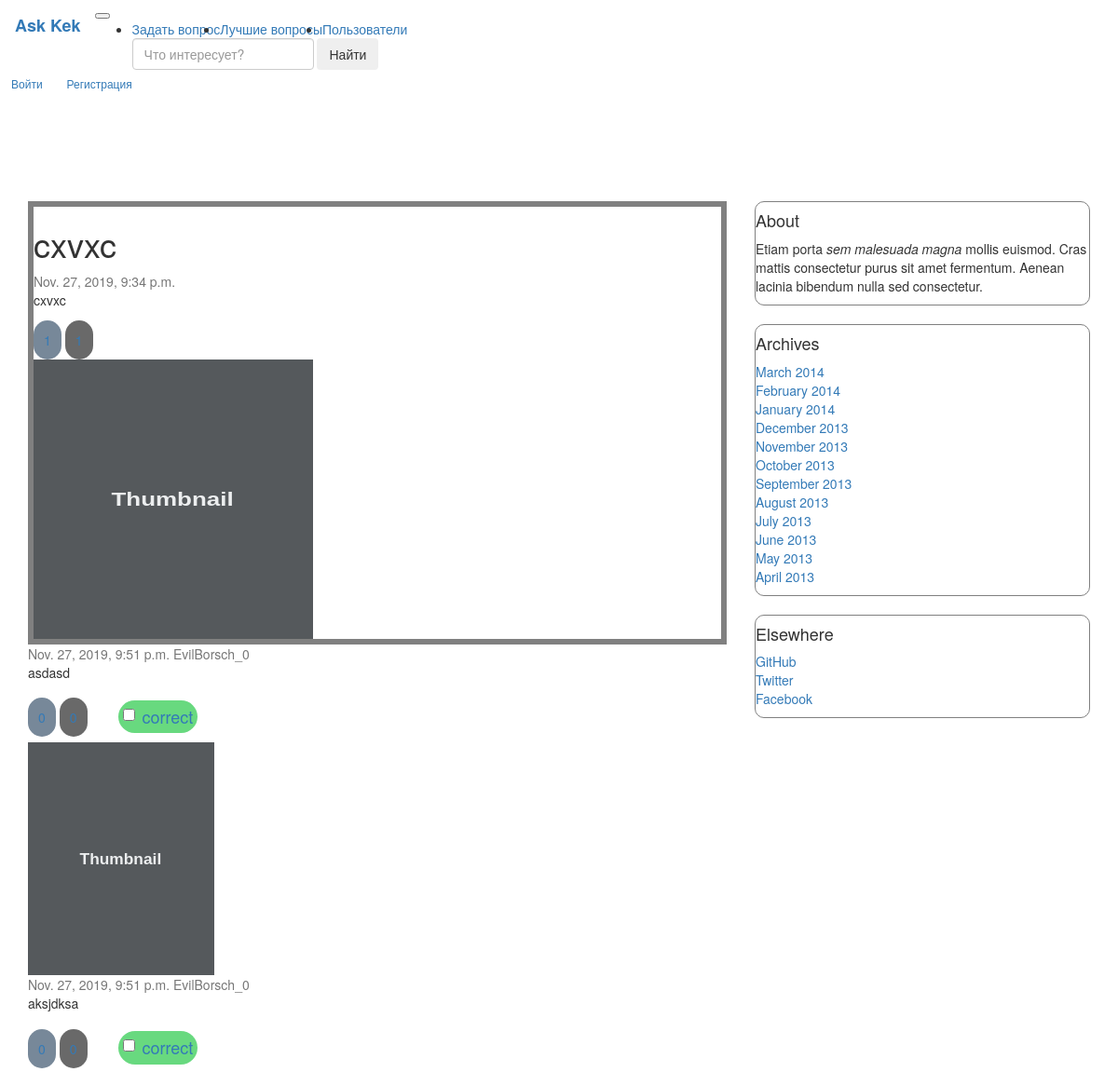
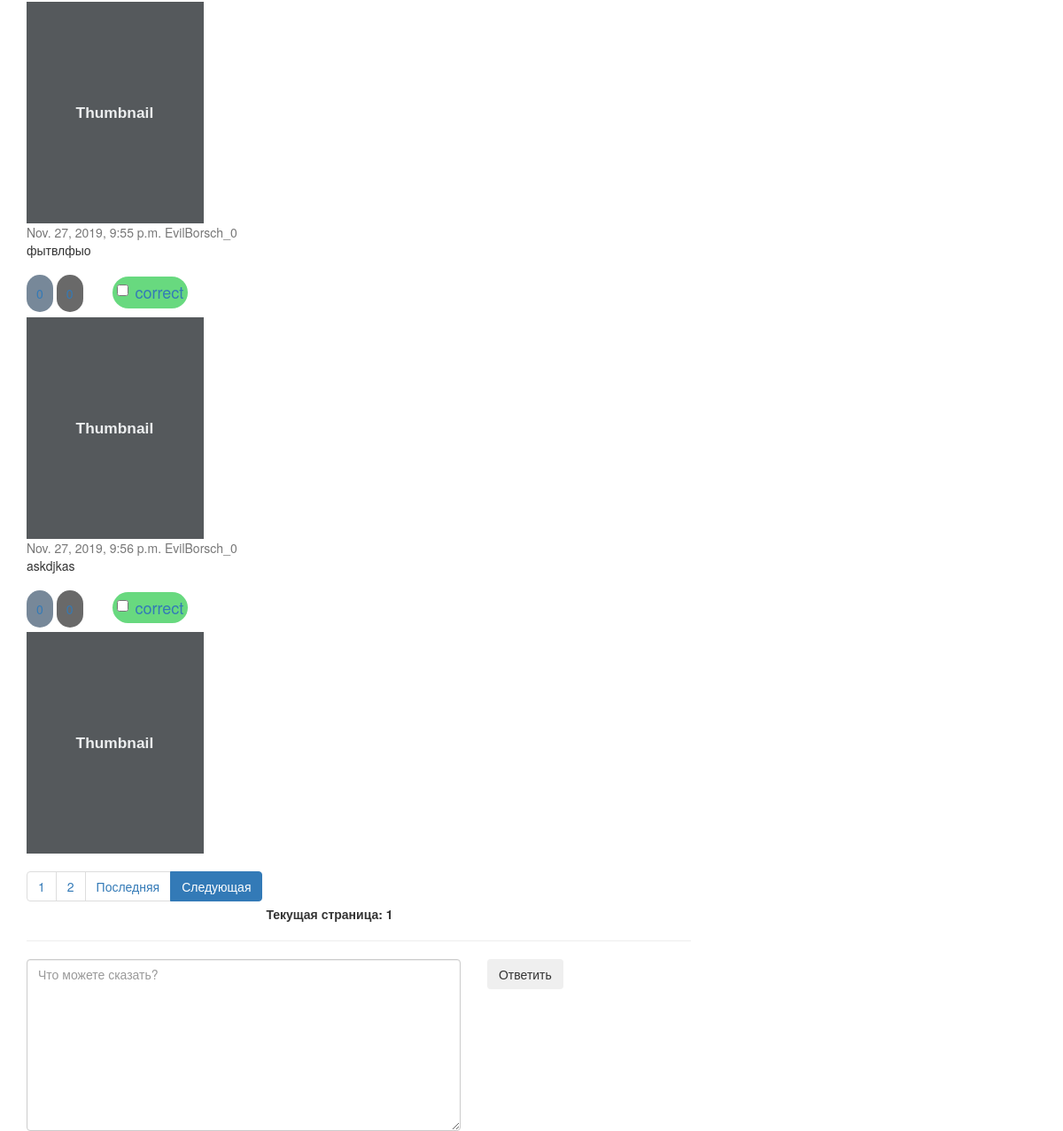
Page /question/61 on the committed database (2 pictures, top to bottom).
### question/models.py (models this page shows, shortened)
class Article(models.Model):
    title = models.CharField(max_length=255, verbose_name='Заголовок')
    text = models.TextField(verbose_name='Текст')
    date_published = models.DateTimeField(verbose_name='Дата публикации', default=datetime.now(tz=timezone.utc),
                                          db_index=True)
    is_published = models.BooleanField(verbose_name='Опубликовано', default=True, blank=True)
    author = models.ForeignKey(
        Author,
        on_delete=models.CASCADE,
    )
    like = models.ManyToManyField(UserProfile, related_name="Article_like", blank=True)
    dislike = models.ManyToManyField(UserProfile, related_name="Article_dislike", blank=True)
    tags = models.ManyToManyField(Tags, blank=True)
    objects = ArticleManager()  # model manager
    class Meta:
        verbose_name = 'Статья'
        verbose_name_plural = 'Статьи'
        index_together = [('title', 'text')]
        unique_together = [('title', 'text')]

class Answer(models.Model):
    question = models.ForeignKey(Article, on_delete=models.CASCADE)
    like = models.ManyToManyField(UserProfile, related_name="Answer_like", blank=True)
    dislike = models.ManyToManyField(UserProfile, related_name="Answer_dislike", blank=True)
    text = models.TextField(verbose_name='Текст ответа')
    date_published = models.DateTimeField(verbose_name='Дата ответа', default=datetime.now(tz=timezone.utc))
    author = models.ForeignKey(Author, on_delete=models.CASCADE)
    is_correct = models.BooleanField(default=False)
    objects = AnswerManager()
    class Meta:
        verbose_name = 'Ответ'
        verbose_name_plural = 'Ответы'

class Author(models.Model):
    name = models.CharField(max_length=255, verbose_name='Имя', unique=True)
    rating = models.IntegerField(default=0, verbose_name='Рейтинг')
    def __str__(self):
        return '{}_{}'.format(self.name, self.rating)
    class Meta:
        verbose_name = 'Автор'
        verbose_name_plural = 'Авторы'

### question/views.py (the view, shortened to what this page needs)
# urls.py: path('question/<str:m_id>', views.one_question, name="one_question_url"),
def one_question(request, m_id):
    try:
        main_quest = models.Article.objects.get(pk=m_id)
    except (models.Article.DoesNotExist, ValueError):
        return render(request, "./question/404.html")
    answers = models.Answer.objects.by_question(m_id)
    paginated_data = paginate(answers, request)
    form = AnswerForm(author=Author.objects.get(pk=1), question_id=m_id)
    rendered_data = {"questions": paginated_data, "main_question": main_quest, "form": form}
    return render(request, "./question/one_question.html", rendered_data)

### question/forms.py (shortened to what this page needs)
class AnswerForm(ModelForm):
    class Meta:
        model = Answer
        fields = ['text']
    def __init__(self, author, question_id, *args, **kwargs):
        self.author = author
        self.question = Article.objects.get(pk=question_id)
        super().__init__(*args, **kwargs)

### question/models.py (called while the page is built)
    def by_question(self, id):
        return self.filter(question=id)

### question/views.py (called while the page is built)
def paginate(objects_list, request):
    paginator = Paginator(list(objects_list), 4)
    page = request.GET.get('page')
    try:
        contacts = paginator.get_page(page)
    except PageNotAnInteger:
        contacts = paginator.page(1)
    except EmptyPage:
        contacts = paginator.page(paginator.num_pages)
    return contacts

### question/templates/question/one_question.html (shortened to what this page needs)
{% extends "question/index.html" %}
{% load static %}
{% block correct %}
    <a class="checkbox">
        <label>
            <input type="checkbox"
            <b>correct</b>
        </label>
    </a>
{% endblock %}
{% block title %}
    <link rel="stylesheet" href="{% static "question/one_question/my.css" %}">
    <div class="main_question">
        <div class="card flex-md-row mb-4 box-shadow h-md-250" id="big_question">
            <div class="card-body d-flex flex-column align-items-start">
                <h1>{{ main_question.title }} </h1>
                <div class="mb-1 text-muted">{{ main_question.date_published }}</div>
                <p class="card-text mb-auto">{{ main_question.text }}</p>
                <div class="fluid-container">
                    <a class="like" data-qid="{{ main_question.pk }}"
                       data-vote="inc">
                        {{ main_question.like.count }}
                    </a>
                    <a class="dislike" data-qid="{{ main_question.pk }}"
                       data-vote="dec">
                    </a>
                </div>
            </div>
            <img class="card-img-right flex-auto d-none d-md-block" data-src="holder.js/200x250?theme=thumb"
                 alt="Thumbnail [200x250]" style="width: 300px; height: 300px;"
                 data-holder-rendered="true">
        </div>
    </div>
{% endblock %}
{% block pre_paginator %}
    <hr size="8" color="gray">
    <form class="in" method="POST">
        <div class="row">
            <div class="col-xs-12 col-sm-6 col-md-8">
                <textarea class="form-control" rows="9" placeholder="Что можете сказать?" {{ form.text }}</textarea>
            </div>
            <div class="col-xs-6 col-md-2">
                <button class="btn btn-outline-success my-2 my-sm-0" type="submit">Ответить</button>
            </div>
        </div>
    </form>
{% endblock %}

### question/templates/question/index.html (shortened to what this page needs)
{% extends "question/base.html" %}
{% load static %}
{% block content %}
    {% block title %}{% endblock %}
    {% for q in questions %}
        <div class="question">
            <div class="card flex-md-row mb-4 box-shadow h-md-250">
                <div class="card-body d-flex flex-column align-items-start">
                    <div class="mb-1 text-muted">{{ q.date_published }} {{ q.author }}</div>
                    <p class="card-text mb-auto">{{ q.text }}</p>
                    <div class="fluid-container">
                        <a class="like" data-qid="{{ q.pk }}"
                           data-vote="inc">
                            {{ q.like.count }}
                        </a>
                        <a class="dislike" data-qid="{{ q.pk }}"
                           data-vote="dec">
                        </a>
                        {% block correct %}
                        {% endblock %}
                    </div>
                </div>
                <img class="card-img-right flex-auto d-none d-md-block" data-src="holder.js/200x250?theme=thumb"
                     alt="Thumbnail [200x250]" style="width: 200px; height: 250px;"
                     data-holder-rendered="true">
            </div>
        </div>
    {% endfor %}
    <nav aria-label="...">
        <ul class="pagination">
            <li class="page-item" aria-current="page">
                <a class="page-link" href="?page=1">1</a>
            </li>
            {% if questions.paginator.num_pages >= 2 %}
                <li class="page-item">
                    <a class="page-link" href="?page=2">2 <span class="sr-only">(current)</span></a>
                </li>
            {% endif %}
            <li class="page-item"><a class="page-link"
                                     href="?page={{ questions.paginator.num_pages }}">Последняя</a></li>
            {% if questions.has_next %}
                <li class="page-item active">
                    <a class="page-link" href="?page={{ questions.next_page_number }}">Следующая</a>
                </li>
            {% endif %}
        </ul>
        <b>Текущая страница: {{ questions.number }}</b>
    </nav>
    {% block  pre_paginator %}{% endblock %}
{% endblock %}

### question/static/question/one_question/my.css (style rules this page uses)
#big_question { border: solid 6px gray; }
.like { display: inline-block; margin-bottom: 0; margin-top: 2px; font-weight: normal; text-align: center; vertical-align: middle; cursor: pointer; background: LightSlateGray; border: 6px solid transparent; padding: 5px 5px; white-space: nowrap; font-size: 14px; line-height: 1.428571429; border-radius: 20px; }
.dislike { display: inline-block; margin-bottom: 0; margin-top: 2px; font-weight: normal; text-align: center; vertical-align: middle; cursor: pointer; background: DimGrey; border: 6px solid transparent; padding: 5px 5px; white-space: nowrap; font-size: 14px; line-height: 1.428571429; border-radius: 20px; }
.pagination { margin-top: 20px; }
.checkbox { margin-left: 20px; display: inline-block; font-weight: normal; text-align: center; vertical-align: middle; cursor: pointer; background: rgb(104, 217, 127); padding: 5px 5px; white-space: nowrap; font-size: 18px; line-height: 1.428571429; border-radius: 90px; }

### rows in the picture
Article: title "cxvxc", date_published "Nov. 27, 2019, 9:34 p.m.", text "cxvxc", like.count "1"
Answer: date_published "Nov. 27, 2019, 9:51 p.m.", author "EvilBorsch_0", text "asdasd", like.count "0"
Answer: date_published "Nov. 27, 2019, 9:51 p.m.", author "EvilBorsch_0", text "aksjdksa", like.count "0"
Answer: date_published "Nov. 27, 2019, 9:55 p.m.", author "EvilBorsch_0", text "фытвлфыо", like.count "0"
Answer: date_published "Nov. 27, 2019, 9:56 p.m.", author "EvilBorsch_0", text "askdjkas", like.count "0"

### other values in the picture
{{ questions.number }} "1"
